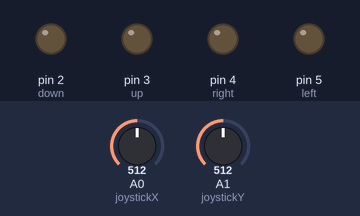
Bench run of a sketch on a simulated Arduino Uno, built with avr-gcc and run on an emulated ATmega328P. On the bench: output pins drawn as LEDs (lit = HIGH). The test bench sets the inputs (shaded band); at power-on: A0 (joystickX) = 512, A1 (joystickY) = 512.

Above: at 1.2 s.
1.3 s: A0 (joystickX) set to 459
2.8 s: A0 (joystickX) set to 429
At 3.2 s:
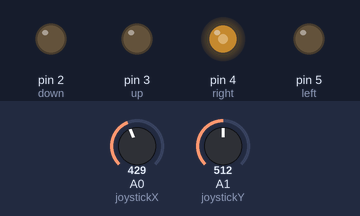
4.3 s: A1 (joystickY) set to 438
5.8 s: A1 (joystickY) set to 562
7.3 s: A1 (joystickY) set to 591
At 8.5 s:
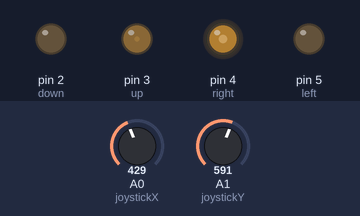
8.8 s: A0 (joystickX) set to 458
At 10.2 s:
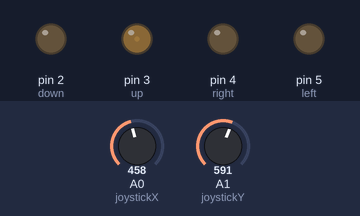
Timing chart, 0 to 11.3 s (numbered marks = the images above; inputs shaded):
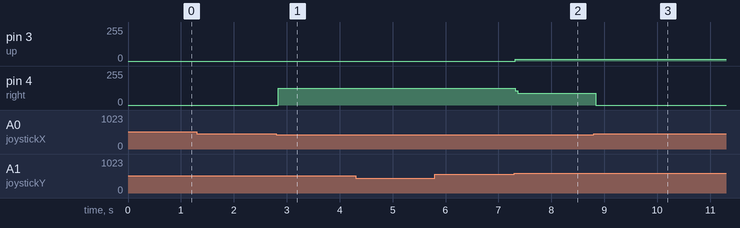

Measured:
- the behaviour switches between 448 and 447 on A0 (joystickX) (found by bisection; images 0 and 1)
- after the input at 1.3 s, every drawn part: stays the same
- after the input at 2.8 s, pin 4 (right): 0/255 → 127/255 at once
- after the input at 5.8 s, every drawn part: stays the same
- after the input at 7.3 s, pin 3 (up): 0/255 → 13/255 at once; pin 4 (right): 127/255 → 88/255 at once
- after the input at 8.8 s, pin 4 (right): 88/255 → 0/255 at once

The sketch:

Joystick.ino
```cpp
//Declare variables for analog joystick input
const int joystickX = A0;
const int joystickY = A1;

//Declare light variables
const int down = 2;
const int up = 3;
const int right = 4;
const int left = 5;

void setup() {
  //set light pinmodes
  pinMode(down, OUTPUT);
  pinMode(right, OUTPUT);
  pinMode(left, OUTPUT);
  pinMode(up, OUTPUT);

}

void loop() {

  //turn off all lights
  digitalWrite(down, LOW);
  digitalWrite(right, LOW);
  digitalWrite(left, LOW);
  digitalWrite(up, LOW);

  //tolerance is 64 both ways from middle
  //total of %12.5 leway each for x and y

  //if joystickX is more than z amount, turn on left LED
  if (analogRead(joystickX) > 576) {
    digitalWrite(left, HIGH);

  //if not, turn on right LED
  } else if (analogRead(joystickX) < 448) {
    digitalWrite(right, HIGH);
  }

  //if joystickY is more than z amount, turn on up LED
  if (analogRead(joystickY) > 576) {
    digitalWrite(up, HIGH);

  //if not, turn on down LED
  } else if (analogRead(joystickY) < 448) {
    digitalWrite(down, HIGH);
  }
}
```
